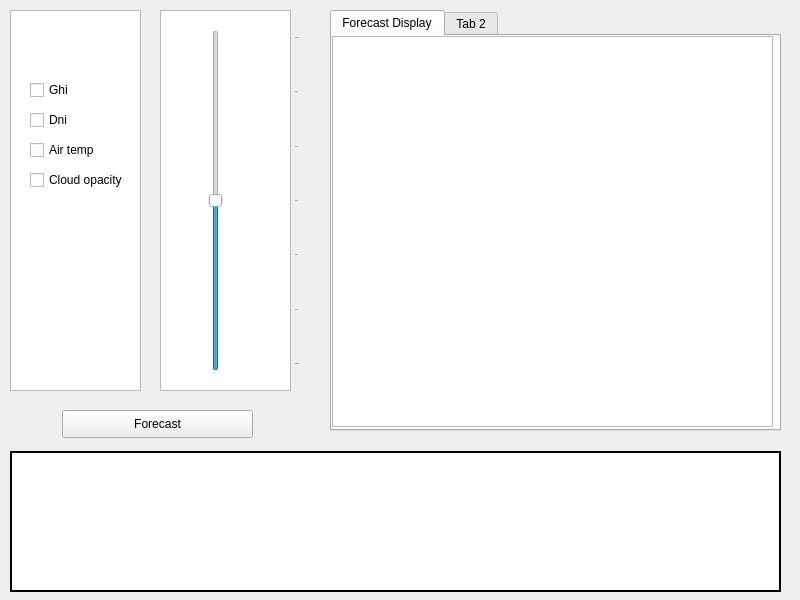
<?xml version="1.0" encoding="UTF-8"?>
<ui version="4.0">
 <class>solarUI</class>
 <widget class="QWidget" name="solarUI">
  <property name="geometry">
   <rect>
    <x>0</x>
    <y>0</y>
    <width>800</width>
    <height>600</height>
   </rect>
  </property>
  <property name="windowTitle">
   <string>solarUI</string>
  </property>
  <widget class="QTextBrowser" name="log">
   <property name="geometry">
    <rect>
     <x>10</x>
     <y>451</y>
     <width>771</width>
     <height>141</height>
    </rect>
   </property>
   <property name="frameShape">
    <enum>QFrame::WinPanel</enum>
   </property>
   <property name="frameShadow">
    <enum>QFrame::Plain</enum>
   </property>
  </widget>
  <widget class="QListView" name="listView">
   <property name="geometry">
    <rect>
     <x>10</x>
     <y>10</y>
     <width>131</width>
     <height>381</height>
    </rect>
   </property>
  </widget>
  <widget class="QListView" name="listView_2">
   <property name="geometry">
    <rect>
     <x>160</x>
     <y>10</y>
     <width>131</width>
     <height>381</height>
    </rect>
   </property>
  </widget>
  <widget class="QPushButton" name="forecast">
   <property name="geometry">
    <rect>
     <x>62</x>
     <y>410</y>
     <width>191</width>
     <height>28</height>
    </rect>
   </property>
   <property name="text">
    <string>Forecast</string>
   </property>
  </widget>
  <widget class="QCheckBox" name="Ghi">
   <property name="enabled">
    <bool>true</bool>
   </property>
   <property name="geometry">
    <rect>
     <x>30</x>
     <y>80</y>
     <width>81</width>
     <height>20</height>
    </rect>
   </property>
   <property name="text">
    <string>Ghi</string>
   </property>
   <property name="checked">
    <bool>false</bool>
   </property>
   <property name="tristate">
    <bool>false</bool>
   </property>
  </widget>
  <widget class="QCheckBox" name="Dni">
   <property name="geometry">
    <rect>
     <x>30</x>
     <y>110</y>
     <width>81</width>
     <height>20</height>
    </rect>
   </property>
   <property name="text">
    <string>Dni</string>
   </property>
  </widget>
  <widget class="QCheckBox" name="temp">
   <property name="geometry">
    <rect>
     <x>30</x>
     <y>140</y>
     <width>81</width>
     <height>20</height>
    </rect>
   </property>
   <property name="text">
    <string>Air temp</string>
   </property>
  </widget>
  <widget class="QCheckBox" name="cloud">
   <property name="geometry">
    <rect>
     <x>30</x>
     <y>170</y>
     <width>111</width>
     <height>20</height>
    </rect>
   </property>
   <property name="text">
    <string>Cloud opacity</string>
   </property>
  </widget>
  <widget class="QTabWidget" name="tabWidget">
   <property name="geometry">
    <rect>
     <x>330</x>
     <y>10</y>
     <width>451</width>
     <height>421</height>
    </rect>
   </property>
   <property name="currentIndex">
    <number>0</number>
   </property>
   <widget class="QWidget" name="fview">
    <attribute name="title">
     <string>Forecast Display</string>
    </attribute>
    <widget class="QGraphicsView" name="View">
     <property name="geometry">
      <rect>
       <x>0</x>
       <y>0</y>
       <width>441</width>
       <height>391</height>
      </rect>
     </property>
    </widget>
   </widget>
   <widget class="QWidget" name="tab_2">
    <attribute name="title">
     <string>Tab 2</string>
    </attribute>
   </widget>
  </widget>
  <widget class="QSlider" name="days">
   <property name="geometry">
    <rect>
     <x>140</x>
     <y>30</y>
     <width>160</width>
     <height>341</height>
    </rect>
   </property>
   <property name="minimum">
    <number>1</number>
   </property>
   <property name="maximum">
    <number>7</number>
   </property>
   <property name="pageStep">
    <number>1</number>
   </property>
   <property name="value">
    <number>4</number>
   </property>
   <property name="sliderPosition">
    <number>4</number>
   </property>
   <property name="tracking">
    <bool>true</bool>
   </property>
   <property name="orientation">
    <enum>Qt::Vertical</enum>
   </property>
   <property name="invertedAppearance">
    <bool>false</bool>
   </property>
   <property name="invertedControls">
    <bool>false</bool>
   </property>
   <property name="tickPosition">
    <enum>QSlider::TicksBelow</enum>
   </property>
   <property name="tickInterval">
    <number>1</number>
   </property>
  </widget>
 </widget>
 <resources/>
 <connections>
  <connection>
   <sender>forecast</sender>
   <signal>clicked()</signal>
   <receiver>View</receiver>
   <slot>show()</slot>
   <hints>
    <hint type="sourcelabel">
     <x>157</x>
     <y>423</y>
    </hint>
    <hint type="destinationlabel">
     <x>552</x>
     <y>236</y>
    </hint>
   </hints>
  </connection>
 </connections>
</ui>
